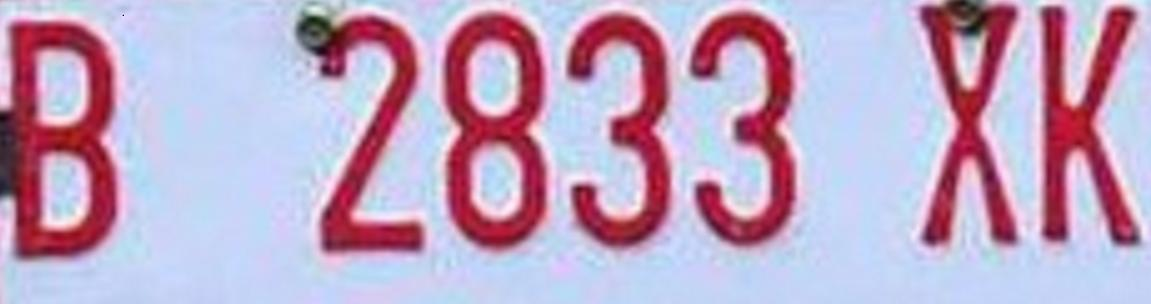
#> input picture 01 Abdullah Azzam/UTS/2.jpg, 1151 x 304 px, found by its file name
$ jupyter execute --allow-errors UTS_Abdullah_Azzam.ipynb
#> lines starting #> are read from the running program, lines starting #| are printed output that depends on the picture
# **UTS - Machine Learning**

**Nama : Abdullah Azzam**

**Kelas : TI-3E**

**NIM : 2141720073**

**Absen : 01**

# **Segmentasi Gambar dengan Clustering**

Segmentasi merupakan salah satu cara untuk membedakan antara objek satu dengan objek lainnya dalam suatu citra. Cara ini dapat dilakukan dengan mengelompokkan nilai pixel citra berdasarkan kedekatan warnanya.

Pada UTS kali ini, Anda diminta untuk melakukan segmentasi citra plat nomor kendaraan di Indonesia. Fungsi segmentasi dalam kasus ini adalah mempermudah pembacaan plat nomor kendaraan sebelum proses selanjutnya, seperti pembacaan karakter pada plat nomor.

Berdasarkan pemaparan kasus, Anda diminta untuk,

1. Pilih 5 citra plat nomor untuk setiap anggota kelompok dari dataset yang telah disediakan. [DOWNLOAD](https://storage.googleapis.com/kuliah_mah/dummy.zip)
2. Lakukan segmentasi pada citra plat nomor untuk memperjelas karakter pada plat nomor.
3. Anda dapat menggunakan algortima K-Means seperti yang telah dijelaskan pada praktikum sebelumnya atau menggunakan algoritma klasterisasi yang lain.
4. Anda diperkenankan untuk melakukan pra pengolahan data (preprocessing) pada citra seperti,
    - Merubah color space
    - Reduksi dimensi
    - dsb
5. Tampilkan perbandingan citra antara sebelum dan sesudah di segmentasi

**Catatan:**
1. Proses loading citra dicontohkan dengan menggunakan library openCV
2. Secara default, openCV akan memuat citra dalam format BGR

# **Kode Bantuan**

[cell 1]
import numpy as np
import cv2
import matplotlib.pyplot as plt
from google.colab import drive
from google.colab.patches import cv2_imshow # path cv2.imshow di google colab
drive.mount('/content/drive')

[cell 2]
# Load Gambar
img = cv2.imread('/content/drive/MyDrive/content/2.jpg')
#> img is the input picture: shape (304, 1151, 3); mean B, G, R 195, 166.8, 190.4

# Tampilkan gambar
# cv2.imshow(img)
cv2_imshow(img) # khusus google colab karena ada issue

[cell 3]
h, w, ch= img.shape
#> h = 304; w = 1151; ch = 3
print(h)
#| 304
print(w)
#| 1151
print(ch)
#| 3

[cell 4]
data = img / 255.0
data = data.reshape(h * w, ch)
data.shape
#> Out = (349904, 3)

[cell 5]
def plot_pixels(data, title, colors=None, N=10000):
#> called with data = array of shape (349904, 3), N = 10000
    if colors is None:
        colors = data

    # choose a random subset
    rng = np.random.RandomState(0)
    i = rng.permutation(data.shape[0])[:N]
    colors = colors[i]
    R, G, B = data[i].T
#> R = 10000 values, max 1 at index 41, min 0.0627 at index 4761, mean 0.766; G = 10000 values, max 0.945 at index 4165, min 0.00784 at index 2243, mean 0.655; B = 10000 values, max 1 at index 65, min 0.0784 at index 9096, mean 0.748

    fig, ax = plt.subplots(1, 2, figsize=(8, 4))
    ax[0].scatter(R, G, color=colors, marker='.')
    ax[0].set(xlabel='Red', ylabel='Green', xlim=(0, 1), ylim=(0, 1))

    ax[1].scatter(R, B, color=colors, marker='.')
    ax[1].set(xlabel='Red', ylabel='Blue', xlim=(0, 1), ylim=(0, 1))

    fig.suptitle(title, size=14)

[cell 6]
plot_pixels(data, title='Input color space: 16 million possible colors')

# **Contoh Hasil Yang Diharapkan**

#> (a cell that did not finish here is left out)

# **Pengerjaan UTS**

**1**

[cell 8]
import numpy as np
import cv2
import matplotlib.pyplot as plt
from google.colab.patches import cv2_imshow # path cv2.imshow di google colab

[cell 9]
# Load Gambar
img = cv2.imread('/content/drive/MyDrive/content/1.jpg')
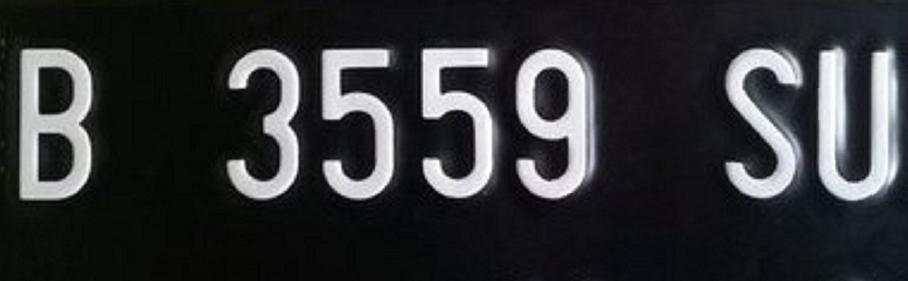
#> input picture 01 Abdullah Azzam/UTS/1.jpg, 908 x 281 px, found by its file name
#> img is the input picture: shape (281, 908, 3); mean B, G, R 53.4, 51.2, 50.1

# Tampilkan gambar
# cv2.imshow(img)
cv2_imshow(img) # khusus google colab karena ada issue

[cell 10]
from sklearn.cluster import KMeans

# Langkah 1: Konversi gambar ke ruang warna RGB (jika belum dalam ruang warna tersebut)
img_rgb = cv2.cvtColor(img, cv2.COLOR_BGR2RGB)

h, w, ch = img_rgb.shape
#> h = 281; w = 908

data = img_rgb.reshape(h * w, ch)

def plot_pixels(data, title, colors=None, N=10000):
#> called with data = array of shape (255148, 3), title = 'Input color space: Original colors', N = 10000
    if colors is None:
        colors = data

    # Pilih subset data acak
    rng = np.random.RandomState(0)
    i = rng.permutation(data.shape[0])[:N]
    colors = colors[i]
    R, G, B = data[i].T
#> R = 10000 values, max 255 at index 2176, min 3 at index 221, mean 50.12; G = 10000 values, max 255 at index 9009, min 3 at index 221, mean 51.17; B = 10000 values, max 255 at index 638, min 1 at index 5824, mean 53.4

    fig, ax = plt.subplots(1, 2, figsize=(8, 4))
    ax[0].scatter(R, G, c=colors/255.0, marker='.')
    ax[0].set(xlabel='Red', ylabel='Green', xlim=(0, 255), ylim=(0, 255))

    ax[1].scatter(R, B, c=colors/255.0, marker='.')
    ax[1].set(xlabel='Red', ylabel='Blue', xlim=(0, 255), ylim=(0, 255))

    fig.suptitle(title, size=14)

plot_pixels(data, title='Input color space: Original colors')

# Definisikan model k-means dengan lebih sedikit cluster (misalnya, 2 cluster)
kmeans = KMeans(n_clusters=2, random_state=0, n_init=1)  # Jumlah cluster yang Anda inginkan

# Fit data ke model k-means
kmeans.fit(data)

# Mendapatkan nilai titik tengah dari setiap cluster
cluster_centers = kmeans.cluster_centers_

# Tambahkan inisialisasi new_colors
new_colors = cluster_centers[kmeans.labels_].reshape(h, w, ch)

fig, ax = plt.subplots(1, 2, figsize=(16, 6),
                       subplot_kw=dict(xticks=[], yticks=[]))
fig.subplots_adjust(wspace=0.05)

# Pastikan Anda menggunakan img_rgb dan new_colors yang benar
ax[0].imshow(img_rgb)
ax[0].set_title('Original Image', size=16)
ax[1].imshow(new_colors.astype(np.uint8))  # Jangan lupa untuk mengonversi ke tipe data uint8
ax[1].set_title('2-color Image', size=16)

**2**

[cell 11]
# Load Gambar
img = cv2.imread('/content/drive/MyDrive/content/3.jpg')
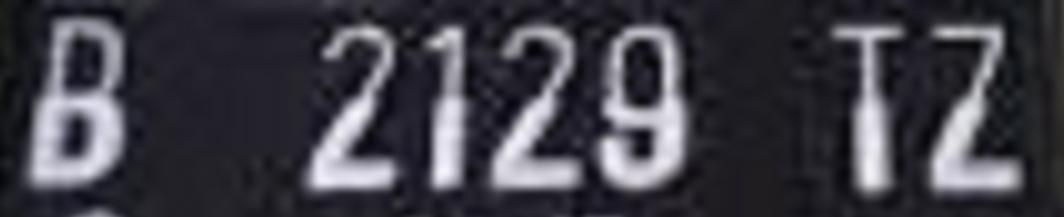
#> input picture 01 Abdullah Azzam/UTS/3.jpg, 1064 x 217 px, found by its file name
#> img is the input picture: shape (217, 1064, 3); mean B, G, R 70.9, 62.3, 63.5

# Tampilkan gambar
# cv2.imshow(img)
cv2_imshow(img) # khusus google colab karena ada issue

[cell 12]
from sklearn.cluster import KMeans

# Langkah 1: Konversi gambar ke ruang warna RGB (jika belum dalam ruang warna tersebut)
img_rgb = cv2.cvtColor(img, cv2.COLOR_BGR2RGB)
#> img_rgb: shape (217, 1064, 3)

h, w, ch = img_rgb.shape
#> h = 217; w = 1064

data = img_rgb.reshape(h * w, ch)

def plot_pixels(data, title, colors=None, N=10000):
#> called with data = array of shape (230888, 3), title = 'Input color space: Original colors', N = 10000
    if colors is None:
        colors = data

    # Pilih subset data acak
    rng = np.random.RandomState(0)
    i = rng.permutation(data.shape[0])[:N]
    colors = colors[i]
    R, G, B = data[i].T
#> R = 10000 values, max 245 at index 3121, min 5 at index 1473, mean 63.72; G = 10000 values, max 244 at index 3121, min 4 at index 1473, mean 62.52; B = 10000 values, max 252 at index 3121, min 10 at index 125, mean 71.13

    fig, ax = plt.subplots(1, 2, figsize=(8, 4))
    ax[0].scatter(R, G, c=colors/255.0, marker='.')
    ax[0].set(xlabel='Red', ylabel='Green', xlim=(0, 255), ylim=(0, 255))

    ax[1].scatter(R, B, c=colors/255.0, marker='.')
    ax[1].set(xlabel='Red', ylabel='Blue', xlim=(0, 255), ylim=(0, 255))

    fig.suptitle(title, size=14)

plot_pixels(data, title='Input color space: Original colors')

# Definisikan model k-means dengan lebih sedikit cluster (misalnya, 2 cluster)
kmeans = KMeans(n_clusters=2, random_state=0, n_init=1)  # Jumlah cluster yang Anda inginkan

# Fit data ke model k-means
kmeans.fit(data)

# Mendapatkan nilai titik tengah dari setiap cluster
cluster_centers = kmeans.cluster_centers_

# Tambahkan inisialisasi new_colors
new_colors = cluster_centers[kmeans.labels_].reshape(h, w, ch)

fig, ax = plt.subplots(1, 2, figsize=(16, 6),
                       subplot_kw=dict(xticks=[], yticks=[]))
fig.subplots_adjust(wspace=0.05)

# Pastikan Anda menggunakan img_rgb dan new_colors yang benar
ax[0].imshow(img_rgb)
ax[0].set_title('Original Image', size=16)
ax[1].imshow(new_colors.astype(np.uint8))  # Jangan lupa untuk mengonversi ke tipe data uint8
#> new_colors: shape (217, 1064, 3) float64
ax[1].set_title('2-color Image', size=16)

**3**

[cell 13]
# Load Gambar
img = cv2.imread('/content/drive/MyDrive/content/4.jpg')
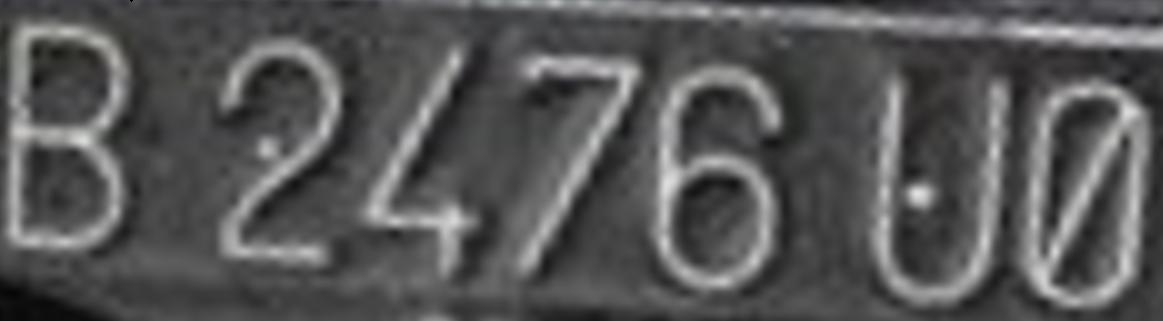
#> input picture 01 Abdullah Azzam/UTS/4.jpg, 1163 x 321 px, found by its file name
#> img is the input picture: shape (321, 1163, 3); mean B, G, R 85.9, 85.7, 85.8

# Tampilkan gambar
# cv2.imshow(img)
cv2_imshow(img) # khusus google colab karena ada issue

[cell 14]
from sklearn.cluster import KMeans

# Langkah 1: Konversi gambar ke ruang warna RGB (jika belum dalam ruang warna tersebut)
img_rgb = cv2.cvtColor(img, cv2.COLOR_BGR2RGB)
#> img_rgb: shape (321, 1163, 3)

h, w, ch = img_rgb.shape
#> h = 321; w = 1163

data = img_rgb.reshape(h * w, ch)

def plot_pixels(data, title, colors=None, N=10000):
#> called with data = array of shape (373323, 3), title = 'Input color space: Original colors', N = 10000
    if colors is None:
        colors = data

    # Pilih subset data acak
    rng = np.random.RandomState(0)
    i = rng.permutation(data.shape[0])[:N]
    colors = colors[i]
    R, G, B = data[i].T
#> R = 10000 values, max 221 at index 4285, min 7 at index 7007, mean 85.91; G = 10000 values, max 221 at index 4285, min 7 at index 7007, mean 85.86; B = 10000 values, max 221 at index 4285, min 7 at index 7007, mean 86.04

    fig, ax = plt.subplots(1, 2, figsize=(8, 4))
    ax[0].scatter(R, G, c=colors/255.0, marker='.')
    ax[0].set(xlabel='Red', ylabel='Green', xlim=(0, 255), ylim=(0, 255))

    ax[1].scatter(R, B, c=colors/255.0, marker='.')
    ax[1].set(xlabel='Red', ylabel='Blue', xlim=(0, 255), ylim=(0, 255))

    fig.suptitle(title, size=14)

plot_pixels(data, title='Input color space: Original colors')

# Definisikan model k-means dengan lebih sedikit cluster (misalnya, 2 cluster)
kmeans = KMeans(n_clusters=2, random_state=0, n_init=1)  # Jumlah cluster yang Anda inginkan

# Fit data ke model k-means
kmeans.fit(data)

# Mendapatkan nilai titik tengah dari setiap cluster
cluster_centers = kmeans.cluster_centers_

# Tambahkan inisialisasi new_colors
new_colors = cluster_centers[kmeans.labels_].reshape(h, w, ch)

fig, ax = plt.subplots(1, 2, figsize=(16, 6),
                       subplot_kw=dict(xticks=[], yticks=[]))
fig.subplots_adjust(wspace=0.05)

# Pastikan Anda menggunakan img_rgb dan new_colors yang benar
ax[0].imshow(img_rgb)
ax[0].set_title('Original Image', size=16)
ax[1].imshow(new_colors.astype(np.uint8))  # Jangan lupa untuk mengonversi ke tipe data uint8
#> new_colors: shape (321, 1163, 3) float64
ax[1].set_title('2-color Image', size=16)
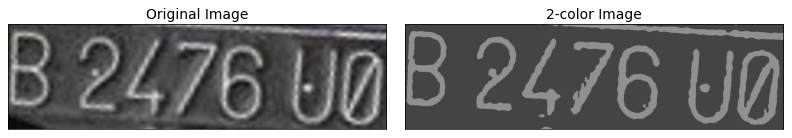
#> figure drawn by matplotlib, 2 panels

**4**

[cell 15]
# Load Gambar
img = cv2.imread('/content/drive/MyDrive/content/5.jpg')
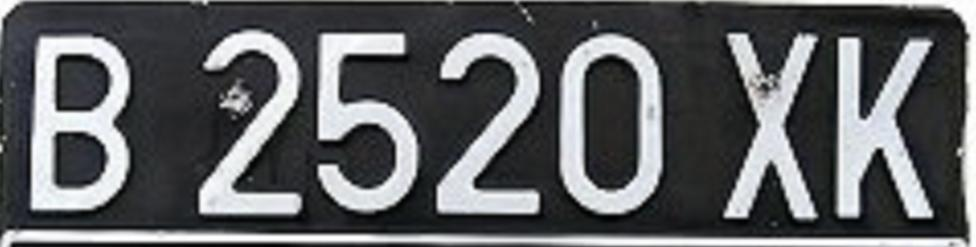
#> input picture 01 Abdullah Azzam/UTS/5.jpg, 976 x 247 px, found by its file name
#> img is the input picture: shape (247, 976, 3); mean B, G, R 99.1, 96.9, 95.2

# Tampilkan gambar
# cv2.imshow(img)
cv2_imshow(img) # khusus google colab karena ada issue

[cell 16]
from sklearn.cluster import KMeans

# Langkah 1: Konversi gambar ke ruang warna RGB (jika belum dalam ruang warna tersebut)
img_rgb = cv2.cvtColor(img, cv2.COLOR_BGR2RGB)
#> img_rgb: shape (247, 976, 3)

h, w, ch = img_rgb.shape
#> h = 247; w = 976

data = img_rgb.reshape(h * w, ch)

def plot_pixels(data, title, colors=None, N=10000):
#> called with data = array of shape (241072, 3), title = 'Input color space: Original colors', N = 10000
    if colors is None:
        colors = data

    # Pilih subset data acak
    rng = np.random.RandomState(0)
    i = rng.permutation(data.shape[0])[:N]
    colors = colors[i]
    R, G, B = data[i].T
#> R = 10000 values, max 255 at index 1184, min 0 at index 1077, mean 95.04; G = 10000 values, max 255 at index 144, min 2 at index 6966, mean 96.73; B = 10000 values, max 255 at index 144, min 2 at index 198, mean 98.93

    fig, ax = plt.subplots(1, 2, figsize=(8, 4))
    ax[0].scatter(R, G, c=colors/255.0, marker='.')
    ax[0].set(xlabel='Red', ylabel='Green', xlim=(0, 255), ylim=(0, 255))

    ax[1].scatter(R, B, c=colors/255.0, marker='.')
    ax[1].set(xlabel='Red', ylabel='Blue', xlim=(0, 255), ylim=(0, 255))

    fig.suptitle(title, size=14)

plot_pixels(data, title='Input color space: Original colors')

# Definisikan model k-means dengan lebih sedikit cluster (misalnya, 2 cluster)
kmeans = KMeans(n_clusters=2, random_state=0, n_init=1)  # Jumlah cluster yang Anda inginkan

# Fit data ke model k-means
kmeans.fit(data)

# Mendapatkan nilai titik tengah dari setiap cluster
cluster_centers = kmeans.cluster_centers_

# Tambahkan inisialisasi new_colors
new_colors = cluster_centers[kmeans.labels_].reshape(h, w, ch)

fig, ax = plt.subplots(1, 2, figsize=(16, 6),
                       subplot_kw=dict(xticks=[], yticks=[]))
fig.subplots_adjust(wspace=0.05)

# Pastikan Anda menggunakan img_rgb dan new_colors yang benar
ax[0].imshow(img_rgb)
ax[0].set_title('Original Image', size=16)
ax[1].imshow(new_colors.astype(np.uint8))  # Jangan lupa untuk mengonversi ke tipe data uint8
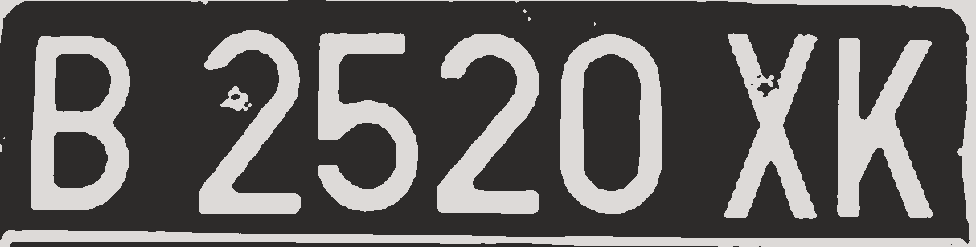
#> new_colors: shape (247, 976, 3) float64; mean of channels 0, 1, 2 95.2, 96.9, 99.1; drawn as B, G, R
ax[1].set_title('2-color Image', size=16)
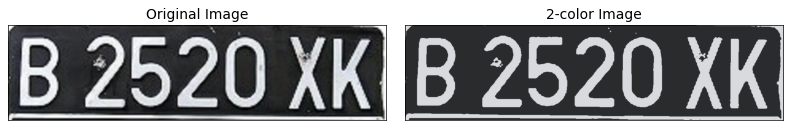
#> figure drawn by matplotlib, 2 panels

**5**

[cell 17]
# Load Gambar
img = cv2.imread('/content/drive/MyDrive/content/6.jpg')
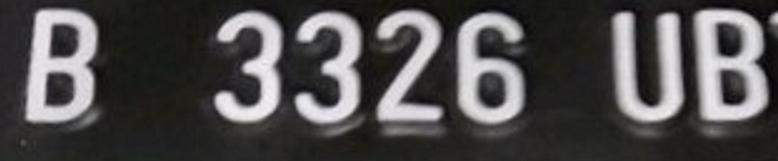
#> input picture 01 Abdullah Azzam/UTS/6.jpg, 778 x 161 px, found by its file name
#> img is the input picture: shape (161, 778, 3); mean B, G, R 77.1, 76.8, 77.9

# Tampilkan gambar
# cv2.imshow(img)
cv2_imshow(img) # khusus google colab karena ada issue

[cell 18]
from sklearn.cluster import KMeans

# Langkah 1: Konversi gambar ke ruang warna RGB (jika belum dalam ruang warna tersebut)
img_rgb = cv2.cvtColor(img, cv2.COLOR_BGR2RGB)
#> img_rgb: shape (161, 778, 3)

h, w, ch = img_rgb.shape
#> h = 161; w = 778

data = img_rgb.reshape(h * w, ch)

def plot_pixels(data, title, colors=None, N=10000):
#> called with data = array of shape (125258, 3), title = 'Input color space: Original colors', N = 10000
    if colors is None:
        colors = data

    # Pilih subset data acak
    rng = np.random.RandomState(0)
    i = rng.permutation(data.shape[0])[:N]
    colors = colors[i]
    R, G, B = data[i].T
#> R = 10000 values, max 243 at index 5759, min 6 at index 4346, mean 77.59; G = 10000 values, max 239 at index 5366, min 4 at index 4346, mean 76.46; B = 10000 values, max 244 at index 5759, min 5 at index 7234, mean 76.78

    fig, ax = plt.subplots(1, 2, figsize=(8, 4))
    ax[0].scatter(R, G, c=colors/255.0, marker='.')
    ax[0].set(xlabel='Red', ylabel='Green', xlim=(0, 255), ylim=(0, 255))

    ax[1].scatter(R, B, c=colors/255.0, marker='.')
    ax[1].set(xlabel='Red', ylabel='Blue', xlim=(0, 255), ylim=(0, 255))

    fig.suptitle(title, size=14)

plot_pixels(data, title='Input color space: Original colors')

# Definisikan model k-means dengan lebih sedikit cluster (misalnya, 2 cluster)
kmeans = KMeans(n_clusters=2, random_state=0, n_init=1)  # Jumlah cluster yang Anda inginkan

# Fit data ke model k-means
kmeans.fit(data)

# Mendapatkan nilai titik tengah dari setiap cluster
cluster_centers = kmeans.cluster_centers_

# Tambahkan inisialisasi new_colors
new_colors = cluster_centers[kmeans.labels_].reshape(h, w, ch)

fig, ax = plt.subplots(1, 2, figsize=(16, 6),
                       subplot_kw=dict(xticks=[], yticks=[]))
fig.subplots_adjust(wspace=0.05)

# Pastikan Anda menggunakan img_rgb dan new_colors yang benar
ax[0].imshow(img_rgb)
ax[0].set_title('Original Image', size=16)
ax[1].imshow(new_colors.astype(np.uint8))  # Jangan lupa untuk mengonversi ke tipe data uint8
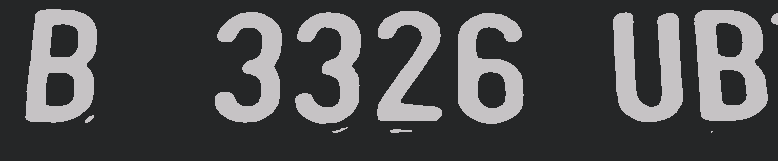
#> new_colors: shape (161, 778, 3) float64; mean of channels 0, 1, 2 77.9, 76.8, 77.1; drawn as B, G, R
ax[1].set_title('2-color Image', size=16)
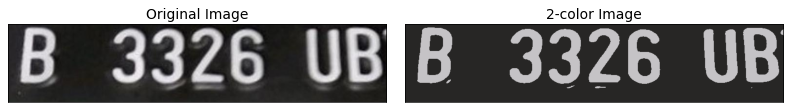
#> figure drawn by matplotlib, 2 panels
